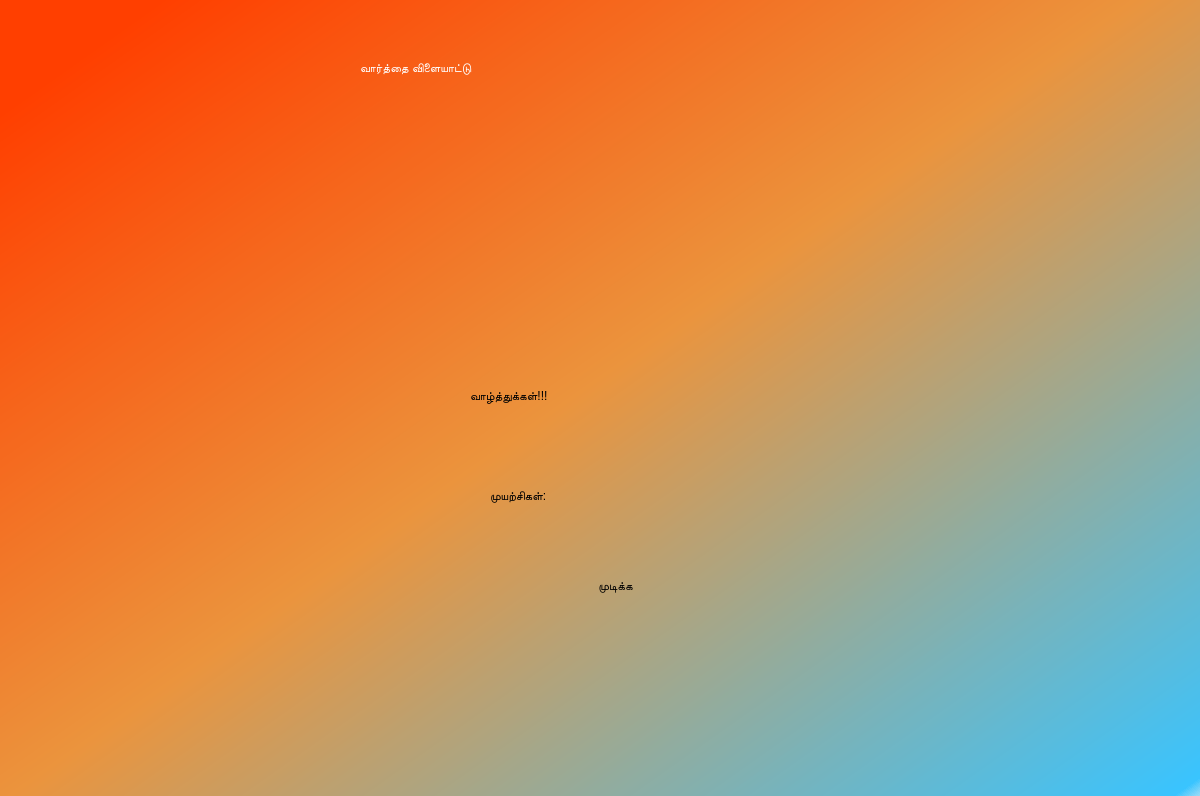
<?xml version="1.0" encoding="UTF-8"?>
<ui version="4.0">
 <class>MainWindow</class>
 <widget class="QMainWindow" name="MainWindow">
  <property name="geometry">
   <rect>
    <x>0</x>
    <y>0</y>
    <width>1200</width>
    <height>796</height>
   </rect>
  </property>
  <property name="windowTitle">
   <string>MainWindow</string>
  </property>
  <widget class="QWidget" name="centralwidget">
   <widget class="QWidget" name="Background" native="true">
    <property name="geometry">
     <rect>
      <x>0</x>
      <y>-10</y>
      <width>1241</width>
      <height>851</height>
     </rect>
    </property>
    <property name="styleSheet">
     <string notr="true">#Background{
background-color: qlineargradient(spread:pad, x1:0, y1:0, x2:0.98, y2:0.949, stop:0.0746269 rgba(255, 63, 0, 255), stop:0.487562 rgba(235, 148, 61, 255), stop:0.98 rgba(57, 196, 255, 255), stop:1 rgba(0, 0, 0, 0));
}</string>
    </property>
    <widget class="QLabel" name="label">
     <property name="geometry">
      <rect>
       <x>360</x>
       <y>0</y>
       <width>691</width>
       <height>141</height>
      </rect>
     </property>
     <property name="styleSheet">
      <string notr="true">
color: rgb(255, 255, 255);
font: 28pt &quot;MS Shell Dlg 2&quot;;</string>
     </property>
     <property name="text">
      <string>
வார்த்தை விளையாட்டு</string>
     </property>
    </widget>
    <widget class="QLabel" name="label_3">
     <property name="geometry">
      <rect>
       <x>470</x>
       <y>340</y>
       <width>411</width>
       <height>131</height>
      </rect>
     </property>
     <property name="styleSheet">
      <string notr="true">font: 24pt &quot;Games&quot;;
border-radius: 20px;

</string>
     </property>
     <property name="text">
      <string>வாழ்த்துக்கள்!!!</string>
     </property>
    </widget>
    <widget class="QPushButton" name="finish">
     <property name="geometry">
      <rect>
       <x>480</x>
       <y>570</y>
       <width>271</width>
       <height>51</height>
      </rect>
     </property>
     <property name="styleSheet">
      <string notr="true">font: 24pt &quot;Games&quot;;
border-radius: 20px;

</string>
     </property>
     <property name="text">
      <string>முடிக்க</string>
     </property>
    </widget>
    <widget class="QLabel" name="label_4">
     <property name="geometry">
      <rect>
       <x>490</x>
       <y>480</y>
       <width>271</width>
       <height>51</height>
      </rect>
     </property>
     <property name="styleSheet">
      <string notr="true">font: 24pt &quot;Games&quot;;
border-radius: 20px;

</string>
     </property>
     <property name="text">
      <string>முயற்சிகள்:</string>
     </property>
    </widget>
    <widget class="QListWidget" name="AO">
     <property name="geometry">
      <rect>
       <x>750</x>
       <y>480</y>
       <width>91</width>
       <height>51</height>
      </rect>
     </property>
     <property name="styleSheet">
      <string notr="true">font: 75 19pt &quot;Times New Roman&quot;;
background-color: rgba(0,0,0,0);
border:none;
</string>
     </property>
    </widget>
   </widget>
  </widget>
 </widget>
 <resources/>
 <connections/>
</ui>
